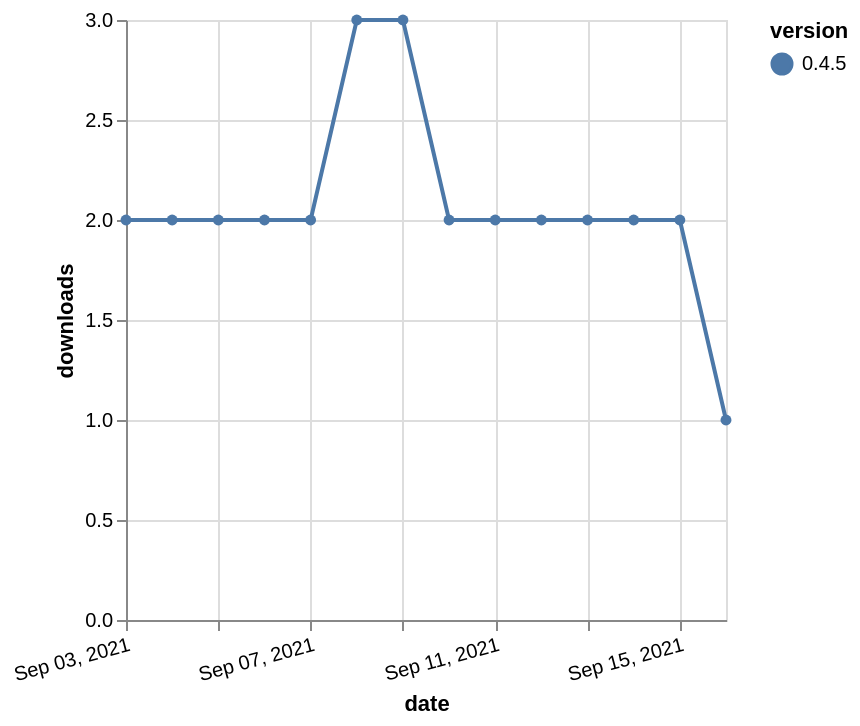

Source (Vega-Lite JSON):
### Vega-Lite specification from a JSON file in a GitHub repository (floating-point values rounded to 4 significant figures)
{"$schema": "https://vega.github.io/schema/vega-lite/v5.json", "description": "A simple bar chart with embedded data.", "data": {"values": [{"date": "2021-09-03", "total": 2656, "delta": 2, "version": "0.4.5"}, {"date": "2021-09-04", "total": 2658, "delta": 2, "version": "0.4.5"}, {"date": "2021-09-05", "total": 2660, "delta": 2, "version": "0.4.5"}, {"date": "2021-09-06", "total": 2662, "delta": 2, "version": "0.4.5"}, {"date": "2021-09-07", "total": 2664, "delta": 2, "version": "0.4.5"}, {"date": "2021-09-08", "total": 2667, "delta": 3, "version": "0.4.5"}, {"date": "2021-09-09", "total": 2670, "delta": 3, "version": "0.4.5"}, {"date": "2021-09-10", "total": 2672, "delta": 2, "version": "0.4.5"}, {"date": "2021-09-11", "total": 2674, "delta": 2, "version": "0.4.5"}, {"date": "2021-09-12", "total": 2676, "delta": 2, "version": "0.4.5"}, {"date": "2021-09-13", "total": 2678, "delta": 2, "version": "0.4.5"}, {"date": "2021-09-14", "total": 2680, "delta": 2, "version": "0.4.5"}, {"date": "2021-09-15", "total": 2682, "delta": 2, "version": "0.4.5"}, {"date": "2021-09-16", "total": 2683, "delta": 1, "version": "0.4.5"}]}, "width": "container", "mark": {"type": "line", "point": {"filled": true}}, "encoding": {"x": {"field": "date", "type": "temporal", "timeUnit": "yearmonthdate", "title": "date", "axis": {"labelAngle": -15}}, "y": {"field": "delta", "type": "quantitative", "title": "downloads"}, "color": {"field": "version", "type": "nominal"}, "tooltip": {"field": "delta"}}}
